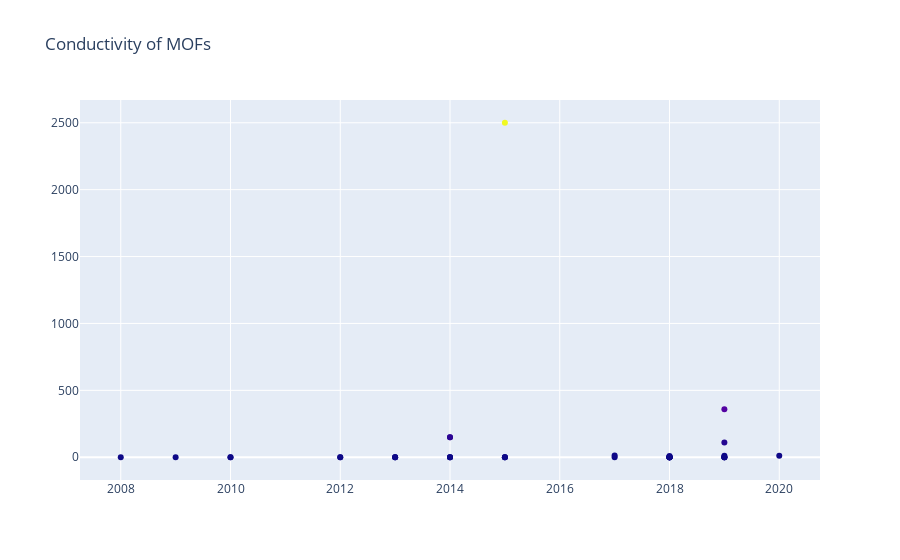

Notebook source saved alongside this figure:
### Code cell
fig = go.Figure(data=go.Scatter(x=data['Year'], y=data['Value'], 
                                text='Framework: ' + data.Name + '<br>Test',
                                mode='markers', marker_color=data['Value'],
                                hovertemplate='%{text}'))

fig.update_layout(title='Conductivity of MOFs')
fig.show()

### Figure 1 — Plotly figure (JSON) as saved in the notebook; plotly's stock layout.template omitted (floating-point values rounded to 4 significant figures)
{"data": [{"hovertemplate": "%{text}", "marker": {"color": [3.2e-07, 3.9e-06, 7e-09, 7.7e-05, 0.3, 6e-05, 1.8, 3.5e-07, 0.025, 10.96, 0.16, 0.014, 0.45, 0.1, 0.05, 1.4e-06, 0.034, 10, 0.15, 150, 2500, 110, 2e-06, 150, 0.2, 13, 359, 0.00029, 0.033, 0.0006, 1e-08, 0.04, 8.2e-07, 0.0034, 0.07, 2.7e-07, 0.001, 11.5]}, "mode": "markers", "text": ["Framework: Fe2DOBDC<br> Test", "Framework: Fe2DSBDC<br> Test", "Framework: Fe(1,2,3-triazolate)<br> Test", "Framework: Fe(1,2,3-triazolate) (oxidized)<br> Test", "Framework: Fe(1,2,3-triazolate)(BF4)0.33<br> Test", "Framework: Fe2(BDT)3<br> Test", "Framework: Fe2(BDT)3 (oxidized)<br> Test", "Framework: Fe2(BDP)3<br> Test", "Framework: K(0.98)Fe2(BDP)3<br> Test", "Framework: Cu2(6-Hmna)(6-mn)<br> Test", "Framework: Fe2(dhbq)3<br> Test", "Framework: Fe2(dhbq)3<br> Test", "Framework: V2(dhbq)3<br> Test", "Framework: Cu3(HOTP)2<br> Test", "Framework: Ho(1+x)(HOTP)<br> Test", "Framework: Pt3(THT)2<br> Test", "Framework: Fe3(THT)2<br> Test", "Framework: Fe3(PTC)<br> Test", "Framework: Ni3(BHT)2<br> Test", "Framework: Ni3(BHT)2 oxidized<br> Test", "Framework: Cu3(BHT)<br> Test", "Framework: Cu3(BHSe)<br> Test", "Framework: Pb3(BHT)<br> Test", "Framework: Ni3(HITP)2<br> Test", "Framework: Cu3(HITP)2<br> Test", "Framework: Cu3(HIB)2<br> Test", "Framework: (Mn/Fe)3(HIB)2<br> Test", "Framework: Cd2(TTFTB)<br> Test", "Framework: Cd(DPNDI)<br> Test", "Framework: Cu[Cu(pdt)2]<br> Test", "Framework: Cu[Ni(pdt)2]<br> Test", "Framework: Zn4O(NDC)3<br> Test", "Framework: I2@Eu4(BPT)4<br> Test", "Framework: I2@Zn3(lac)2(pybz)2<br> Test", "Framework: TCNQ@Cu3(BTC)2<br> Test", "Framework: TCNQ@(TATAB)3<br> Test", "Framework: C60@Zr6(OH)16(TBAPy)2<br> Test", "Framework: Co3(HITP)2<br> Test"], "type": "scatter", "x": [2013, 2013, 2018, 2012, 2018, 2018, 2018, 2018, 2018, 2019, 2015, 2017, 2018, 2012, 2019, 2014, 2018, 2018, 2013, 2014, 2015, 2019, 2008, 2014, 2015, 2017, 2019, 2015, 2019, 2009, 2010, 2019, 2014, 2010, 2014, 2019, 2018, 2020], "y": [3.2e-07, 3.9e-06, 7e-09, 7.7e-05, 0.3, 6e-05, 1.8, 3.5e-07, 0.025, 10.96, 0.16, 0.014, 0.45, 0.1, 0.05, 1.4e-06, 0.034, 10, 0.15, 150, 2500, 110, 2e-06, 150, 0.2, 13, 359, 0.00029, 0.033, 0.0006, 1e-08, 0.04, 8.2e-07, 0.0034, 0.07, 2.7e-07, 0.001, 11.5]}], "layout": {"autosize": true, "title": {"text": "Conductivity of MOFs"}, "xaxis": {"autorange": true, "range": [2007.0, 2021.0], "type": "linear"}, "yaxis": {"autorange": true, "range": [-183.1, 2683.0], "type": "linear"}}}
